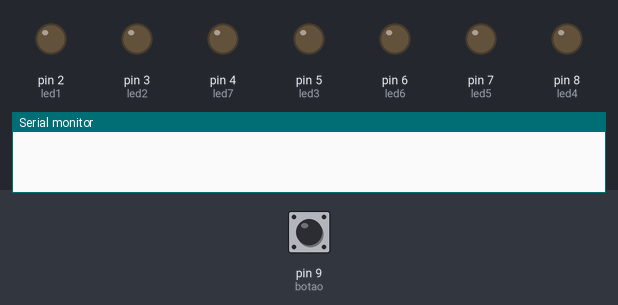
This program was run on a simulated Arduino Uno, built with avr-gcc and run on an emulated ATmega328P. On the bench: output pins drawn as LEDs (lit = HIGH), the last lines printed to the serial monitor. Dashed ring = blinking. The test bench sets the inputs (shaded band); at power-on: pin 9 (botao) LOW. Random numbers use the default seed unless the program sets one.

Above: at 1.2 s.
1.3 s: pin 9 (botao) pulled HIGH for 0.15 s
At 3.0 s:
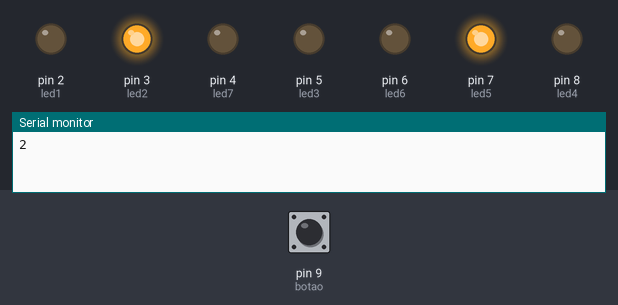
4.3 s: pin 9 (botao) pulled HIGH for 1 s
At 7.2 s:
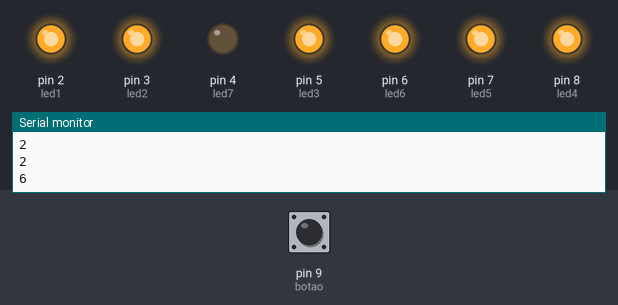
7.6 s: pin 9 (botao) pulled HIGH for 0.15 s
At 9.0 s:
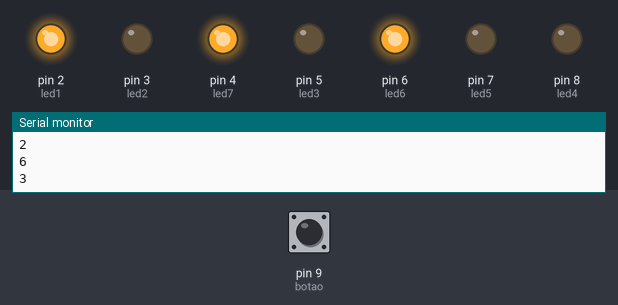
10.6 s: pin 9 (botao) pulled HIGH for 0.15 s
At 12.5 s:
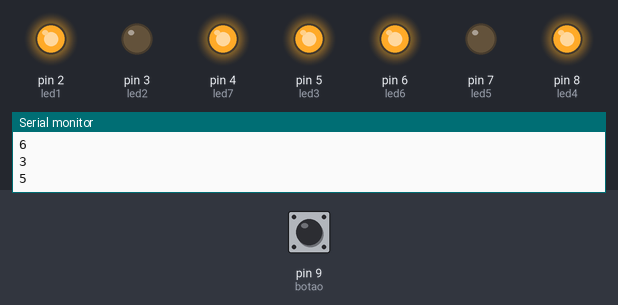
13.6 s: pin 9 (botao) pulled HIGH for 3.2 s
At 13.75 s:
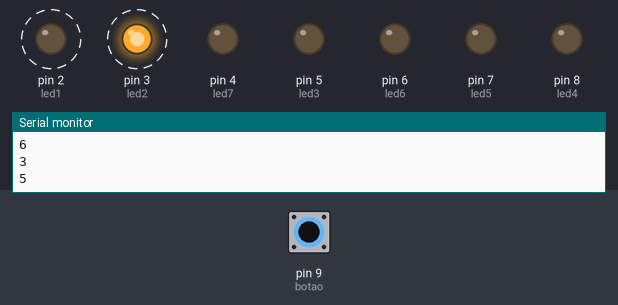
Timing chart, 0 to 18.7 s (numbered marks = the images above; inputs shaded):
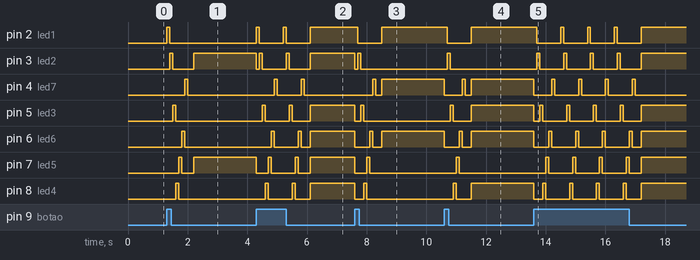

Measured:
- after the input at 1.3 s, pin 2 (led1): LOW → HIGH at once, → LOW 0.10 s later; pin 3 (led2): LOW → HIGH after 0.10 s, → LOW 0.10 s later, → HIGH 0.70 s later; pin 4 (led7): LOW → HIGH after 0.60 s, → LOW 0.10 s later; pin 5 (led3): LOW → HIGH after 0.20 s, → LOW 0.10 s later; pin 6 (led6): LOW → HIGH after 0.50 s, → LOW 0.10 s later
- after the input at 4.3 s, pin 2 (led1): alternates HIGH for 0.10 s and LOW for 0.80 s, 5 changes in all, then stays HIGH, starting at once; pin 3 (led2): goes LOW 0.10 s, HIGH 0.10 s, LOW 0.80 s, HIGH 0.10 s, LOW 0.70 s, then HIGH, starting at once
- after the input at 7.6 s, pin 2 (led1): HIGH → LOW after 0.10 s, → HIGH 0.80 s later; pin 3 (led2): HIGH → LOW at once, → HIGH 0.10 s later, → LOW 0.10 s later
- after the input at 10.6 s, pin 2 (led1): HIGH → LOW after 0.10 s, → HIGH 0.80 s later; pin 3 (led2): LOW → HIGH after 0.10 s, → LOW 0.10 s later
- after the input at 13.6 s, pin 2 (led1): alternates HIGH for 0.10 s and LOW for 0.80 s, 8 changes in all, then stays HIGH, starting after 0.10 s; pin 3 (led2): alternates HIGH for 0.10 s and LOW for 0.80 s, 9 changes in all, then stays HIGH, starting after 0.10 s

The program:

main.cpp
```cpp
// Definição dos pinos
int leds[] = {2, 3, 5, 8, 7, 6, 4};
int led1 = 2;
int led2 = 3;
int led3 = 5;
int led4 = 8;
int led5 = 7;
int led6 = 6;
int led7 = 4;
int botao = 9;
int numero = 0;

void setup() {
  pinMode(botao, INPUT);
  for (int i = 0; i < 7; i++) {
    pinMode(leds[i], OUTPUT);
  }
  Serial.begin(9600);
}

void apagarTodos() {
  for (int i = 0; i < 7; i++) {
    digitalWrite(leds[i], LOW);
  }
}

void mostrarNumero(int n) {
  apagarTodos();
  switch (n) {
    case 1:
      digitalWrite(led7, HIGH); // LED central
      break;
    case 2:
      digitalWrite(led2, HIGH);
      digitalWrite(led5, HIGH);
      break;
    case 3:
      digitalWrite(led1, HIGH);
      digitalWrite(led7, HIGH);
      digitalWrite(led6, HIGH);
      break;
    case 4:
      digitalWrite(led1, HIGH);
      digitalWrite(led3, HIGH);
      digitalWrite(led4, HIGH);
      digitalWrite(led6, HIGH);
      break;
    case 5:
      digitalWrite(led1, HIGH);
      digitalWrite(led3, HIGH);
      digitalWrite(led4, HIGH);
      digitalWrite(led6, HIGH);
      digitalWrite(led7, HIGH);
      break;
    case 6:
      digitalWrite(led1, HIGH);
      digitalWrite(led2, HIGH);
      digitalWrite(led3, HIGH);
      digitalWrite(led4, HIGH);
      digitalWrite(led5, HIGH);
      digitalWrite(led6, HIGH);
      break;
  }
}

void loop() {
  if (digitalRead(botao) == HIGH) {
    // animação de rolagem
    for (int i = 0; i < 7; i++) {
      apagarTodos();
      digitalWrite(leds[i], HIGH);
      delay(100);
    }
    apagarTodos();
    delay(200);

    // sorteio do dado
    numero = random(1, 7);
    Serial.println(numero);
    mostrarNumero(numero);
  }
}
```
